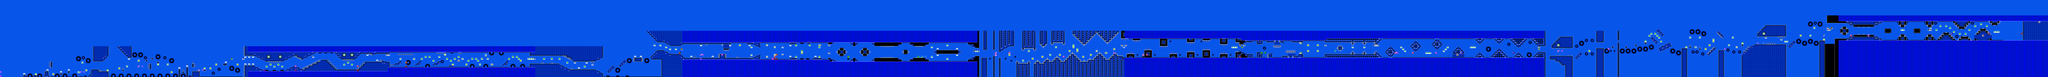

A level layout from a 2D game, rendered from its tile map. Below: a short description, then the map file with tile-grid data replaced by summaries:
An orthogonal 1056x40 tile map with 16x16 px tiles, 2 tile layers (SP, ...), 2 tilesets.

<map version="1.10" tiledversion="1.11.2" orientation="orthogonal" renderorder="right-down" width="1056" height="40" tilewidth="16" tileheight="16" infinite="0" nextlayerid="3" nextobjectid="1">
 <editorsettings>
  <chunksize width="16" height="27" />
  <export target="hexagonforce.csv" format="csv" />
 </editorsettings>
 <tileset firstgid="1" name="famidash" tilewidth="16" tileheight="16" tilecount="256" columns="16">
  <image source="../../../GRAPHICS/famidash.bmp" width="256" height="256" />
 </tileset>
 <tileset firstgid="257" name="sprites" tilewidth="16" tileheight="16" tilecount="256" columns="16">
  <image source="../../../GRAPHICS/sprites.png" width="256" height="256" />
 </tileset>
 <layer id="1" width="1056" height="40">
  <data>[42240 cells, 42240 non-empty, 144 distinct tile ids]</data>
 </layer>
 <layer id="2" name="SP" width="1056" height="40">
  <data>[42240 cells, 308 non-empty, 57 distinct tile ids]</data>
 </layer>
</map>
